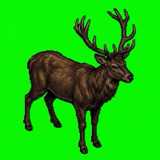
#> input picture assets/images/animals/buck/static.png, 160 x 160 px
$ python extract_perimeter.py ../assets/images/animals/buck/static.png
#> lines starting #> are read from the running program, lines starting #| are printed output that depends on the picture; after the words box and inside, x2 and y2 are one past the last pixel; in counts of white or black regions, pixels touching at a corner belong together
import sys
import yaml
from PIL import Image
import numpy as np

def extract_perimeter(img_path):
    # Open image and convert to RGBA
#> called with img_path = '../assets/images/animals/buck/static.png'
    img = Image.open(img_path).convert("RGBA")
    data = np.array(img)

    # Standard lime green: R=0, G=255, B=0
    # But let's use the same robust logic as Go:
    # g8 > 140 && g8 > (r8 * 1.2) && g8 > (b8 * 2)
    r, g, b, a = data[:,:,0], data[:,:,1], data[:,:,2], data[:,:,3]
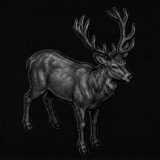
#> r: shape (160, 160); min 0, max 159, mean 20.3
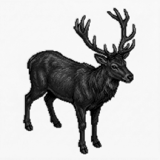
#> g: shape (160, 160); min 0, max 255, mean 194.6
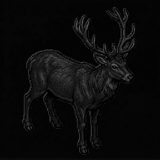
#> b: shape (160, 160); min 0, max 103, mean 10.7
#> a: shape (160, 160); every value is 255

    # Mask of pixels that are NOT lime and are NOT transparent
    is_lime = (g > 140) & (g > (r.astype(float) * 1.2)) & (g > (b.astype(float) * 2))
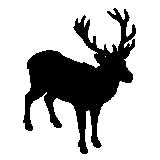
#> is_lime: shape (160, 160) bool; 74.9% white; 1 black region, box (x1, y1, x2, y2) and area: (23, 8, 136, 154) 6433
    is_visible = (a > 0) & (~is_lime)

    coords = np.argwhere(is_visible)
#> coords = 6433 pairs, first value 8 to 153, second value 23 to 135
    if len(coords) == 0:
        return []

    # Get the convex hull or just the bounding box for now?
    # Actually, the user wants a "polygon that determines the perimeter".
    # Since it's for 2D collision in world-space, we want a simplified perimeter.

    # Let's find the outermost points at different angles
    # Center of mass
    cy, cx = np.mean(coords, axis=0)
#> cy = 78.85; cx = 79.73

    # We'll sample 16 points around the perimeter
    perimeter_points = []
    num_samples = 16
    for i in range(num_samples):
        angle = 2 * np.pi * i / num_samples
        dx, dy = np.cos(angle), np.sin(angle)

        # Ray cast from center
        max_dist = 0
        best_pt = None
        for y, x in coords:
            # Vector from center to point
            vx, vy = x - cx, y - cy
            # Project onto angle vector
            dist = vx * dx + vy * dy
            if dist > max_dist:
                max_dist = dist
                best_pt = (x, y)

        if best_pt:
            perimeter_points.append(best_pt)
#> after the loop, perimeter_points = [(135, 28), (132, 79), (101, 145), (86, 153), (82, 153), (82, 153), (25, 128), (25, 128), (23, 120), (27, 62), (30, 58), (84, 15), (114, 8), (125, 9), (125, 9), (134, 25)]

    # Convert to offsets from center
    # Image size
    h, w = data.shape[:2]
#> h = 160; w = 160
    off_points = []
    for x, y in perimeter_points:
        # We want world-space relative to center of image
        off_points.append({
            'x': float(x - w/2),
            'y': float(y - h/2)
        })
#> this loop made 16 passes
#> after the loop, off_points = 16 items

    return off_points

if __name__ == "__main__":
    if len(sys.argv) < 2:
        print("Usage: uv run tools/extract_perimeter.py path/to/sprite.png")
        sys.exit(1)

    pts = extract_perimeter(sys.argv[1])
#> pts = 16 items
    print(yaml.dump(pts, default_flow_style=False))
#> (printed output is left out)

$ run again, on assets/images/animals/bull/static.png
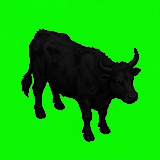
#> input picture assets/images/animals/bull/static.png, 160 x 160 px
#> in extract_perimeter, img is the input picture: PIL image 160x160 RGBA; mean R, G, B, A 12.7, 182.6, 6.2, 255
#> in extract_perimeter, `r, g, b, a = data[:,:,0], data[:,:,1], data[:,:,2], data[:,:,3]`:
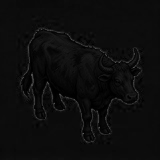
#> r: shape (160, 160); min 0, max 92, mean 12.7
#> a: shape (160, 160); every value is 255
#> in extract_perimeter, `is_lime = (g > 140) & (g > (r.astype(float) * 1.2)) & (g > (b.astype(f..`:
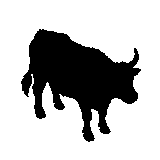
#> is_lime: shape (160, 160) bool; 73.4% white; 1 black region, box (x1, y1, x2, y2) and area: (21, 29, 141, 142) 6804
#> coords = 6804 pairs, first value 29 to 141, second value 21 to 140
#> cy = 76.94; cx = 77.72
#> after the loop in extract_perimeter, `for i in range(num_samples):`: perimeter_points = [(140, 69), (137, 98), (110, 131), (93, 140), (88, 141), (88, 141), (36, 116), (22, 90), (21, 81), (29, 45), (37, 31), (39, 29), (39, 29), (135, 48), (135, 48), (137, 51)]
#> the loop in extract_perimeter, `for x, y in perimeter_points:` made 16 passes
#> after the loop in extract_perimeter, `for x, y in perimeter_points:`: off_points = 16 items
#> (printed output is left out)

$ run again, on assets/images/animals/chicken/attack.png
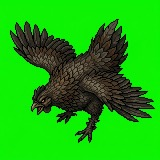
#> input picture assets/images/animals/chicken/attack.png, 160 x 160 px
#> in extract_perimeter, `r, g, b, a = data[:,:,0], data[:,:,1], data[:,:,2], data[:,:,3]`:
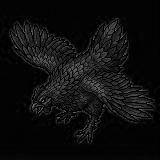
#> b: shape (160, 160); min 0, max 127, mean 13.8
#> a: shape (160, 160); every value is 255
#> in extract_perimeter, `is_lime = (g > 140) & (g > (r.astype(float) * 1.2)) & (g > (b.astype(f..`:
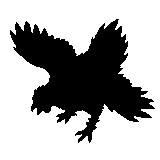
#> is_lime: shape (160, 160) bool; 67.1% white; 1 black region, box (x1, y1, x2, y2) and area: (10, 19, 155, 143) 8435
#> coords = 8435 pairs, first value 19 to 142, second value 10 to 154
#> cy = 75.38; cx = 81.69
#> after the loop in extract_perimeter, `for i in range(num_samples):`: perimeter_points = [(154, 108), (151, 117), (151, 117), (151, 117), (78, 142), (78, 142), (31, 110), (31, 110), (10, 30), (10, 30), (16, 22), (16, 22), (116, 19), (118, 19), (118, 19), (153, 101)]
#> the loop in extract_perimeter, `for x, y in perimeter_points:` made 16 passes
#> after the loop in extract_perimeter, `for x, y in perimeter_points:`: off_points = 16 items
#> (printed output is left out)
